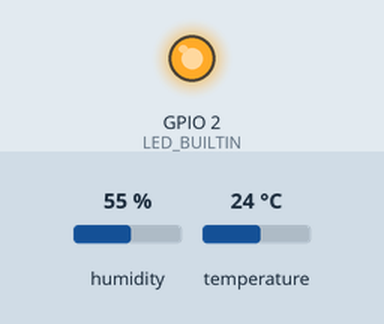
Simulated run of this sketch. Board: ESP8266 (NodeMCU). Parts: output pins drawn as LEDs (lit = HIGH, except the on-board LED, lit = LOW). The test bench sets the inputs (shaded band); at power-on: humidity 55 %, temperature 24 °C. WiFi joins after 1.5 s; servers stay silent unless stated; what the sketch prints to the serial monitor is not drawn.

Above: at 1.9 s.
At 12.5 s:
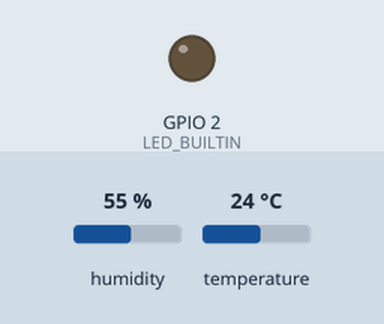
Timing chart, 0 to 13.2 s (numbered marks = the images above):
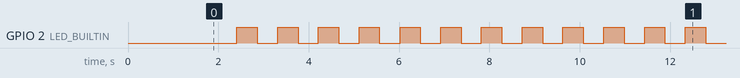

The sketch:

miniProject.ino
```cpp
#include "DHT.h"
#include <ESP8266WiFi.h>
#include <FirebaseArduino.h>
#include <ArduinoJson.h>

#define WIFI_SSID       "Planxnx"
#define WIFI_PASSWORD   "planxthanee"
#define DHTTYPE DHT22
#define FIREBASE_HOST "miniproject-2560.firebaseio.com"
#define FIREBASE_KEY "KRo5ya1izH6Ae7CXbqAUT62UMRScvnkrlqZ5ZPYg"
#define DHTPIN 4
DHT dht(DHTPIN, DHTTYPE);

int rounds=0;
int process=0;
float arTemp[61],avgTemp,tTemp;
void setup()
{
  Serial.begin(9600);

  pinMode(LED_BUILTIN, OUTPUT);

  dht.begin();
  Serial.println(WiFi.localIP());
  WiFi.begin(WIFI_SSID, WIFI_PASSWORD);
  Serial.print("connecting");
  while (WiFi.status() != WL_CONNECTED) {
    Serial.print(".");
    delay(500);
  }
  Serial.println();
  Serial.print("connected: ");
  Serial.println(WiFi.localIP());


  Firebase.begin(FIREBASE_HOST, FIREBASE_KEY);

  Serial.println();
}
void loop()
{
  rounds++;

  unsigned long Time = millis();//หาร1พันได้1วิ

  float x = Time;// เปลี่ยนค่าเวลาให้เป็นทศนิยม
  float times = x/1000;//แปลงหน่วย
  /*float humidity = dht.getHumidity(); // ดึงค่าความชื้น*/
  float temperature = dht.readTemperature(); // ดึงค่าอุณหภูมิ
  process = (rounds*100)/60;
  Firebase.setInt("Times", times);
  Firebase.setFloat("Temp", temperature);
  Firebase.setFloat("timeCounts", process);
  Serial.print(process);
  Serial.print("  ");
  Serial.print(rounds);
  Serial.print("  ");
  Serial.print(times);
  Serial.print("s \t");
  Serial.print("\t");
  Serial.print(temperature, 1);
  Serial.println("C\t\t");
  arTemp[rounds]=dht.readTemperature();
  if(rounds%2==0){
    digitalWrite(LED_BUILTIN, HIGH);
  }
  else{
    digitalWrite(LED_BUILTIN, LOW);
  }
  if(rounds%60==0){
    for(int i=1;i<=60;i++){
      tTemp+=arTemp[i];
    }
    avgTemp = tTemp/60;
    Firebase.setFloat("AvgTemp", avgTemp);
    Serial.print(avgTemp);
    Serial.println("C (avg)");
    findPlants(avgTemp);
    rounds=0;
    tTemp=0;
  }
}
void findPlants(float avT){

  Serial.println("fuction findPlants : working...");
  if(avT<19){
    Firebase.setString("Plants", "ไม่มีพืชผักที่สามารถปลูกได้*");}
    else if(avT>=19&&avT<22){
      Firebase.setString("Plants", "ผักขม ,เห็ด");}
    else if(avT>=22&&avT<25){
      Firebase.setString("Plants", "พาสลีย์ ,ผักกาดหอม ,แครอท");}
    else if(avT>=25&&avT<28){
      Firebase.setString("Plants", "หอมหัวใหญ่ ,พืชตระกูลถั่ว ,พริก");}
    else if(avT>=28&&avT<31){
      Firebase.setString("Plants", "มะเขือเทศ ,กะหล่ำปลี ,มะเขือยาว");}
    else if(avT>=31&&avT<33){
      Firebase.setString("Plants", "ฟักทอง ,ถั่วฝักยาว ,ข้าวโพดหวาน");}
    else if(avT>=33&&avT<35){
      Firebase.setString("Plants", "แตงโม ,แตงกวา ,แตงไทย");}
    else if(avT>=35){
      Firebase.setString("Plants", "ไม่มีพืชผักที่สามารถปลูกได้*");}
   //*ข้อมูลพืชที่มีในข้อมูลของโปรแกรมเท่านั้น
 }
```

Measured:
- by itself, GPIO 2 (LED_BUILTIN): moves between LOW and HIGH, repeating every 9.0 s
- by itself, everything shown: repeats every 9.0 s, in 20 steps
